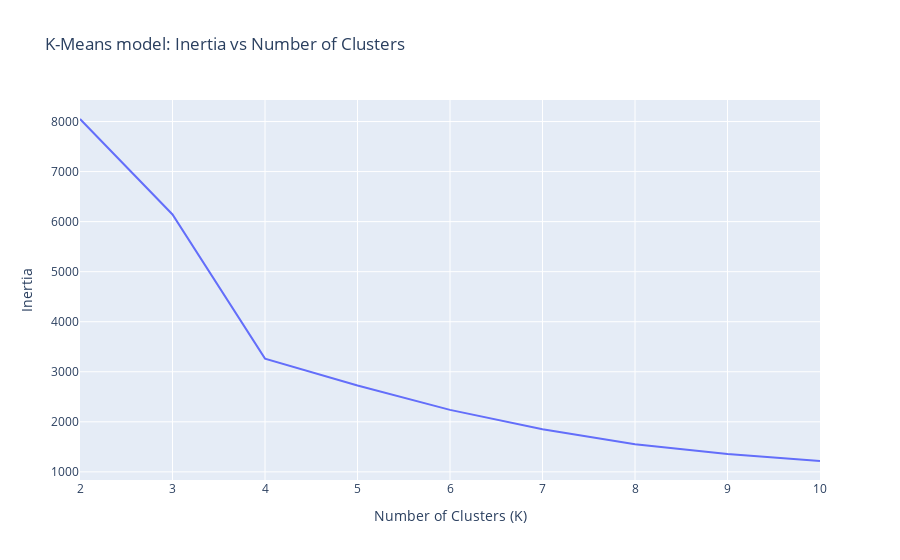
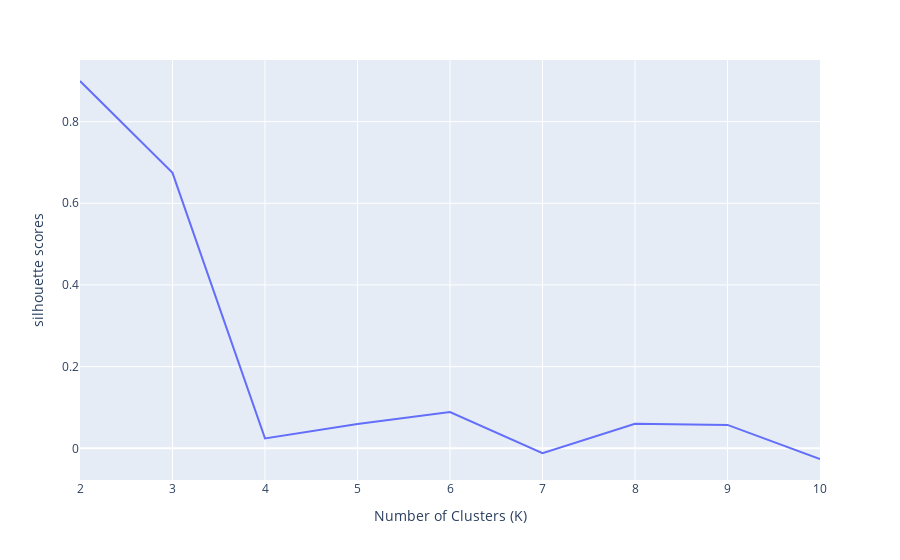

Write notebook code for charts like these, in order.
### Code cell
# Dimensionality Reduction, Standardize data (z-score scaling)

X = rfm_df[["Recency", "Frequency", "Monetary"]]
# X.head()

# iniate standardize Scaler
s_scaler = StandardScaler()

inertia_scores = []
silhouette_scores = []
n_clusters = range(2, 11)
for k in n_clusters:
    km_model = make_pipeline(s_scaler, KMeans(n_clusters=k, random_state=42))
    km_model.fit(X)
    inertia_scores.append(km_model.named_steps["kmeans"].inertia_)
    silhouette_scores.append(silhouette_score(X, km_model.named_steps["kmeans"].labels_))

# print("inertia_scores type:", type(inertia_scores))
# print("inertia_scores len:", len(inertia_scores))
print("inertia_scores:", inertia_scores)
print()
# print("silhouette scores type:", type(silhouette_scores))
# print("silhouette scores len:", len(silhouette_scores))
print("silhouette scores:", silhouette_scores)


# plot inertia_scores vs n_clusters
fig = px.line(x=n_clusters, y=inertia_scores, title="K-Means model: Inertia vs Number of Clusters")
fig.update_layout(xaxis_title="Number of Clusters (K)", yaxis_title="Inertia")
fig.show()

# plot silhouette_scores vs n_clusters
fig = px.line(x=n_clusters, y=silhouette_scores)
fig.update_layout(xaxis_title="Number of Clusters (K)", yaxis_title="silhouette scores")
fig.show()

# Inertia elbow around k=4 → model fit keeps improving until 4.
# Silhouette is best at k=2 (0.90) and good at k=3 (0.67), but almost zero at k=4.
# Conclusion: 2–3 clusters give good separation

### Figure 1 — Plotly figure (JSON) as saved in the notebook; plotly's stock layout.template omitted (floating-point values rounded to 4 significant figures)
{"data": [{"hovertemplate": "x=%{x}<br>y=%{y}<extra></extra>", "legendgroup": "", "line": {"color": "#636efa", "dash": "solid"}, "marker": {"symbol": "circle"}, "mode": "lines", "name": "", "orientation": "v", "showlegend": false, "x": [2, 3, 4, 5, 6, 7, 8, 9, 10], "xaxis": "x", "y": [8051.0, 6143.0, 3263.0, 2725.0, 2239.0, 1853.0, 1554.0, 1357.0, 1217.0], "yaxis": "y", "type": "scatter"}], "layout": {"xaxis": {"anchor": "y", "domain": [0.0, 1.0], "title": {"text": "Number of Clusters (K)"}}, "yaxis": {"anchor": "x", "domain": [0.0, 1.0], "title": {"text": "Inertia"}}, "legend": {"tracegroupgap": 0}, "title": {"text": "K-Means model: Inertia vs Number of Clusters"}}}

### Figure 2 — Plotly figure (JSON) as saved in the notebook; plotly's stock layout.template omitted (floating-point values rounded to 4 significant figures)
{"data": [{"hovertemplate": "x=%{x}<br>y=%{y}<extra></extra>", "legendgroup": "", "line": {"color": "#636efa", "dash": "solid"}, "marker": {"symbol": "circle"}, "mode": "lines", "name": "", "orientation": "v", "showlegend": false, "x": [2, 3, 4, 5, 6, 7, 8, 9, 10], "xaxis": "x", "y": [0.8994, 0.6744, 0.02414, 0.0597, 0.08885, -0.01219, 0.05993, 0.05725, -0.02618], "yaxis": "y", "type": "scatter"}], "layout": {"xaxis": {"anchor": "y", "domain": [0.0, 1.0], "title": {"text": "Number of Clusters (K)"}}, "yaxis": {"anchor": "x", "domain": [0.0, 1.0], "title": {"text": "silhouette scores"}}, "legend": {"tracegroupgap": 0}, "margin": {"t": 60}}}
